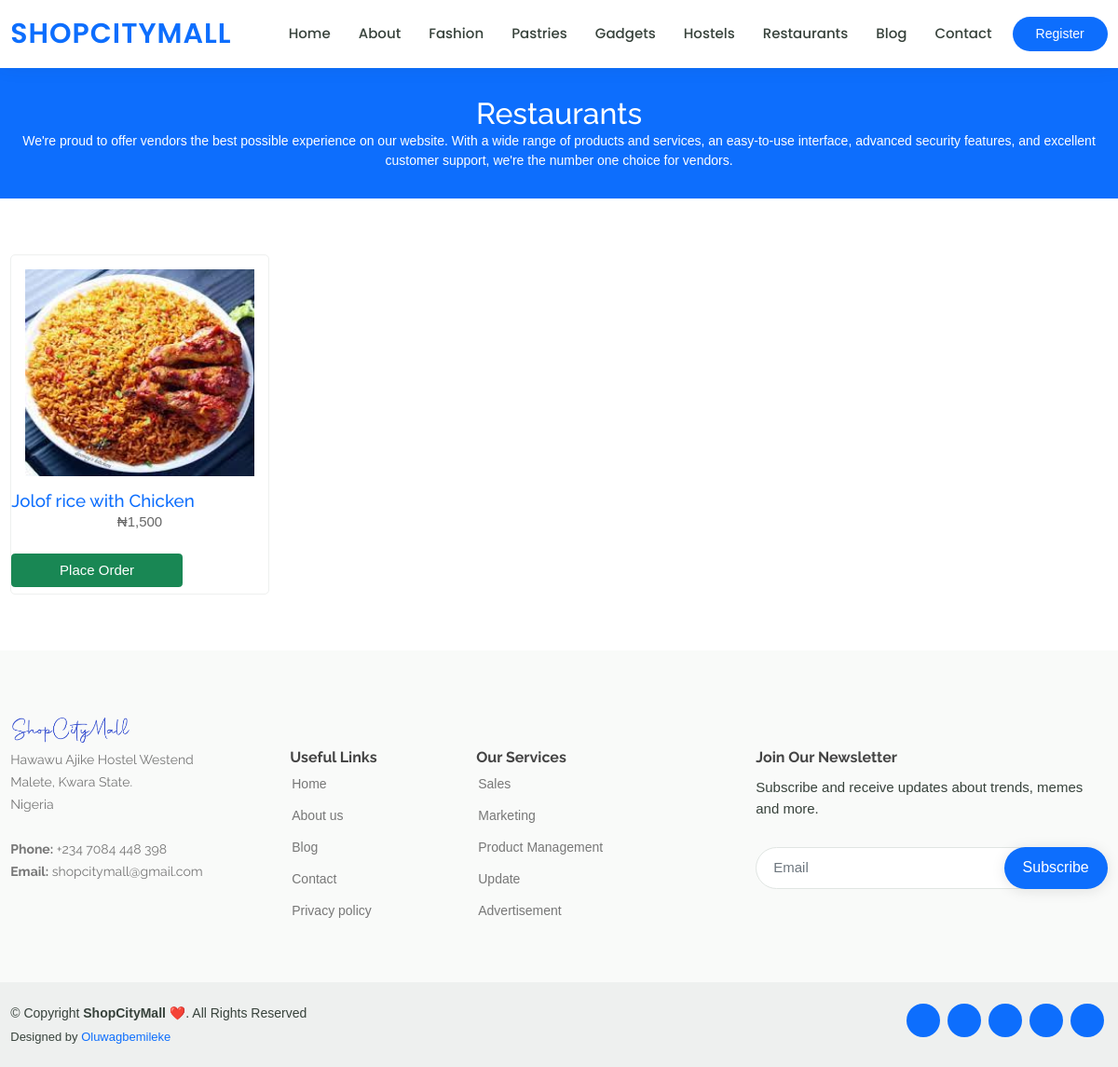
Page /pages/restaurant/ on the committed database.
### frontend/models.py (models this page shows, shortened)
class Restaurant(models.Model):
    img = models.ImageField(blank=True, verbose_name='Image', null=True, upload_to='uploads/')
    title = models.CharField(max_length=500, verbose_name='Package Name')
    brand = models.CharField(max_length=100, verbose_name='Vendor Brand')
    price = models.CharField(max_length=20, verbose_name='Price')
    description = models.TextField(verbose_name='Description')
    delivery = models.CharField(max_length=20, verbose_name='Delivery Fee')
    date = models.DateTimeField(auto_now_add=True)
    user = models.ForeignKey(NewUser, on_delete=models.CASCADE)
    class Meta():
        verbose_name_plural = 'Restaurant'

### frontend/views.py (the view)
# urls.py: path('restaurant/', views.foods, name='foods'),
def foods(request):
    restaurant = Restaurant.objects.order_by('-date')
    if request.method == 'POST':
        subscribe_form = SubscribeForm(request.POST)
        if subscribe_form.is_valid():
            subscribe_form = subscribe_form.save(commit=False)
            subscribe_form.user = request.user
            subscribe_form.save()
            messages.success(request, 'Add successfully.')
            return redirect('frontend:foods')
    else:
        subscribe_form = SubscribeForm()
    return render(request, 'frontend/foods.html', {'restaurant':restaurant,'subscribe_form':subscribe_form})

### backend/forms.py
class SubscribeForm(forms.ModelForm):
    email = forms.EmailField(label='', widget=forms.EmailInput(
        attrs={'class': 'form-control', 'placeholder': 'Email'}))
    class Meta:
        model = SubscribeModel
        fields = ['email']

### templates/frontend/foods.html (shortened to what this page needs)
{% extends 'frontend/base.html' %}
{% load static %}
{% block content %}
  <main id="main" data-aos="fade-in">
    <div class="breadcrumbs">
      <div class="container">
        <h2>Restaurants</h2>
        <p>We're proud to offer vendors the best possible experience on our website. With a wide range of products and services, an easy-to-use interface, advanced security features, and excellent customer support, we're the number one choice for vendors.</p>
      </div>
    </div>
    <section id="courses" class="courses">
      <div class="container" data-aos="fade-up">
        <div class="row" data-aos="zoom-in" data-aos-delay="100">
          {% if restaurant %}
            {% for r in restaurant %}
            <div class="col-lg-3 col-md-6 d-flex align-items-stretch">
              <div class="course-item">
                <div class="course-content">
                  <img src="{{ r.img.url }}" class="img-fluid" alt="..." style="width: 350px; height: 222px; ">
                  </div>
                  <h5><a href="#" class="ml-5 mr-4 ">{{ r.title }}</a></h5>
                  <p class="price" style="text-align: center;">&#8358;{{ r.price }}</p>
                  <div class="trainer-rank d-flex" >
                    <button type="submit" class="ml-5 mr-4 mb-2 col-8 mt-4 btn btn-success me-2" style="text-align: center !important;"><a href="#" style="color:#fff;">Place Order</a></button>
                  </div>
                </div>
              </div>
            </div>
            {% endfor %}
          {% endif %}
        </div>
    </section>
  </main>
 {% endblock %}

### static/frontend/assets/css/style.css (style rules this page uses)
body { font-family: "Open Sans", sans-serif; color: #444444; }
a { color: #0d6efd; text-decoration: none; }
h1, h2, h3, h4, h5, h6 { font-family: "Raleway", sans-serif; }
section { padding: 60px 0; overflow: hidden; }
.breadcrumbs { margin-top: 73px; text-align: center; background: #0d6efd; padding: 30px 0; color: #fff; }
.breadcrumbs h2 { font-size: 32px; font-weight: 500; }
.breadcrumbs p { font-size: 14px; margin-bottom: 0; }
.courses .course-item { border-radius: 5px; border: 1px solid #eef0ef; }
.courses .course-content { padding: 15px; }
#footer .footer-newsletter form input[type=email] { border: 0; padding: 4px 8px; width: calc(100% - 100px); }

### static/frontend/assets/css/main.css (style rules this page uses)
.container { max-width: 1380px; }
@media (max-width: 1600px) { .container { max-width: 1200px; } }

### rows in the picture
Restaurant: img (picture), title "Jolof rice with Chicken", price "1,500"
